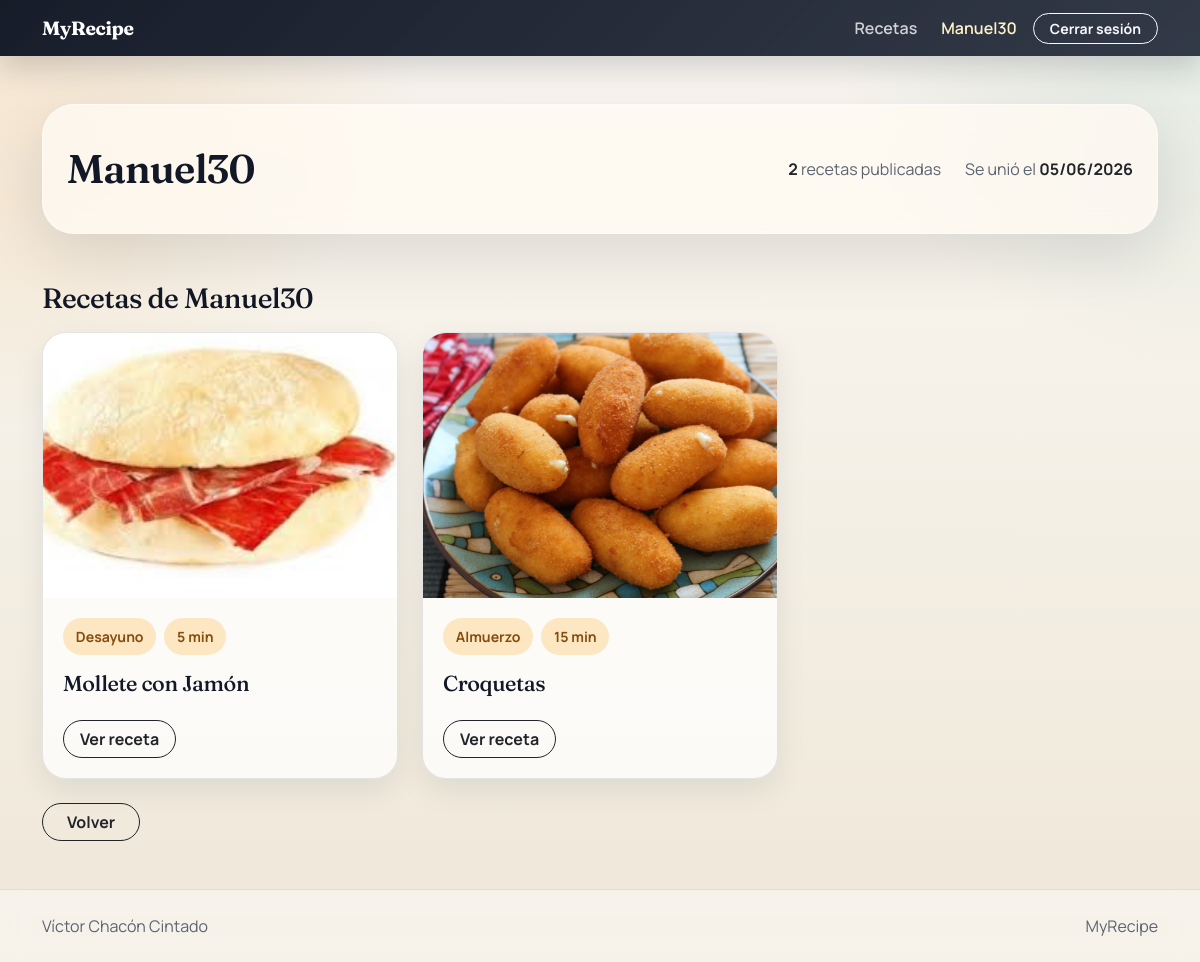
/perfil/Manuel30/ (signed in), run on the app's committed database.
### recetas/models.py (models this page shows, shortened)
class Receta(models.Model):
    titulo = models.CharField(max_length=200)
    ingredientes = models.TextField()
    pasos_elaboracion = models.TextField()
    tiempo_preparacion = models.PositiveIntegerField()
    categoria = models.ForeignKey(Categoria, on_delete=models.SET_NULL, null=True)
    autor = models.ForeignKey(settings.AUTH_USER_MODEL, on_delete=models.CASCADE)
    fecha_creacion = models.DateTimeField(auto_now_add=True)
    favoritos = models.ManyToManyField(settings.AUTH_USER_MODEL, related_name='recetas_favoritas', blank=True)
    imagen = models.ImageField(upload_to='recetas/')

class Categoria(models.Model):
    nombre = models.CharField(max_length=100)
    descripcion = models.TextField(blank=True, null=True)
    def __str__(self):
        return self.nombre

### recetas/views.py (the view)
# urls.py: path('perfil/<str:username>/', views.perfil_usuario, name='perfil_usuario'),
def perfil_usuario(request, username):
    from django.contrib.auth.models import User
    usuario = get_object_or_404(User, username=username)
    recetas = Receta.objects.filter(autor=usuario).select_related('categoria', 'autor').order_by('-fecha_creacion')
    return render(request, 'perfil.html', {'usuario': usuario, 'recetas': recetas})

### templates/perfil.html (shortened to what this page needs)
{% extends 'base.html' %}
{% block content %}
<section class="profile-shell mb-4 mb-lg-5">
    <div class="row g-4 align-items-center py-2 py-lg-3">
        <div class="col-lg-6">
            <h1 class="display-6 fw-semibold mb-0">{{ usuario.username }}</h1>
        </div>
        <div class="col-lg-6 text-lg-end muted-text">
            <div class="d-flex flex-column flex-lg-row justify-content-lg-end gap-2 gap-lg-4">
                <span><strong class="text-dark">{{ recetas|length }}</strong> recetas publicadas</span>
                <span>Se unió el <strong class="text-dark">{{ usuario.date_joined|date:"d/m/Y" }}</strong></span>
            </div>
        </div>
    </div>
</section>
<h2 class="section-title h3">Recetas de {{ usuario.username }}</h2>
{% if recetas %}
    <div class="row g-4">
        {% for receta in recetas %}
            <div class="col-md-6 col-xl-4">
                <article class="recipe-card">
                    {% if receta.imagen %}
                        <img class="recipe-card__image" src="{{ receta.imagen.url }}" alt="{{ receta.titulo }}">
                    {% endif %}
                    <div class="recipe-card__body d-flex flex-column gap-3">
                        <div>
                            <div class="d-flex flex-wrap gap-2 mb-3">
                                <span class="badge-soft">{{ receta.categoria|default:"Sin categoría" }}</span>
                                <span class="badge-soft">{{ receta.tiempo_preparacion }} min</span>
                            </div>
                            <h3 class="recipe-card__title h4">{{ receta.titulo }}</h3>
                        </div>
                        <a class="btn btn-outline-dark rounded-pill px-3 align-self-start" href="{% url 'detalle_receta' receta_id=receta.id %}">Ver receta</a>
                    </div>
                </article>
            </div>
        {% endfor %}
    </div>
{% else %}
    <div class="empty-state text-center">Este usuario no tiene recetas todavía.</div>
{% endif %}
<div class="mt-4">
    <a href="{% url 'lista_recetas' %}" class="btn btn-outline-dark rounded-pill px-4">Volver</a>
</div>
{% endblock %}

### templates/base.html (shortened to what this page needs)
{% load static %}
<!DOCTYPE html>
<html lang="es">
<head>
    <link href="https://cdn.jsdelivr.net/npm/bootstrap@5.3.3/dist/css/bootstrap.min.css" rel="stylesheet">
    <link rel="stylesheet" href="{% static 'css/styles.css' %}">
</head>
<body>
    <nav class="navbar navbar-expand-lg navbar-dark site-navbar sticky-top">
        <div class="container">
            <a class="navbar-brand brand-mark" href="{% url 'lista_recetas' %}">MyRecipe</a>
            <div class="collapse navbar-collapse" id="mainNav">
                <div class="navbar-nav ms-auto gap-lg-2 align-items-lg-center">
                    <a class="nav-link" href="{% url 'lista_recetas' %}">Recetas</a>
                    {% if user.is_authenticated %}
                        <a class="nav-link nav-link--profile" href="{% url 'perfil_usuario' username=user.username %}">{{ user.username }}</a>
                        <form method="POST" action="{% url 'logout' %}" class="d-lg-inline-block">
                            <button type="submit" class="btn btn-outline-light btn-sm rounded-pill px-3">Cerrar sesión</button>
                        </form>
                    {% else %}
                        <a class="nav-link" href="{% url 'login' %}">Iniciar sesión</a>
                        <a class="btn btn-brand btn-sm rounded-pill px-3" href="{% url 'registrar_usuario' %}">Crear cuenta</a>
                    {% endif %}
                </div>
            </div>
        </div>
    </nav>
    <main class="site-main">
        <div class="container py-4 py-lg-5">
            {% block content %}{% endblock %}
        </div>
    </main>
    <footer class="site-footer py-4">
        <div class="container d-flex flex-column flex-md-row justify-content-between align-items-md-center gap-2">
            <span>Víctor Chacón Cintado</span>
            <span>MyRecipe</span>
        </div>
    </footer>
</body>
</html>

### static/css/styles.css (style rules this page uses)
:root { --bg: #f5f1e8; --surface: #fffaf2; --surface-strong: #fff4e6; --ink: #121826; --muted: #5b6472; --line: rgba(18, 24, 38, 0.1); --accent: #d97706; --accent-strong: #b45309; --accent-soft: #fde7c2; --accent-2: #0f766e; --shadow: 0 20px 60px rgba(18, 24, 38, 0.12); }
html { scroll-behavior: smooth; }
body { min-height: 100vh; font-family: 'Manrope', sans-serif; color: var(--ink); background: radial-gradient(circle at top left, rgba(217, 119, 6, 0.18), transparent 28%), radial-gradient(circle at top right, rgba(15, 118, 110, 0.12), transparent 24%), linear-gradient(180deg, #fbf7ef 0%, #f5f1e8 42%, #efe7d8 100%); }
h1, h2, h3, h4, .brand-mark { font-family: 'Fraunces', serif; letter-spacing: -0.02em; }
.site-navbar { background: linear-gradient(135deg, rgba(18, 24, 38, 0.98), rgba(39, 46, 61, 0.94)); box-shadow: 0 12px 30px rgba(18, 24, 38, 0.18); backdrop-filter: blur(18px); }
.brand-mark { display: inline-flex; align-items: center; gap: 0.75rem; text-decoration: none; font-size: 1.2rem; font-weight: 700; }
.navbar-dark .nav-link { color: rgba(255, 255, 255, 0.78); font-weight: 600; }
.nav-link--profile { color: #fef3c7 !important; }
.site-main { position: relative; }
.site-main::before { content: ''; position: absolute; inset: 0; background: linear-gradient(180deg, rgba(255, 255, 255, 0.2), transparent 18%); pointer-events: none; }
.site-footer { color: var(--muted); border-top: 1px solid var(--line); background: rgba(255, 255, 255, 0.45); backdrop-filter: blur(12px); }
.hero-panel, .content-panel, .auth-shell, .form-shell, .detail-shell, .comment-shell, .profile-shell { position: relative; border: 1px solid rgba(255, 255, 255, 0.5); background: rgba(255, 250, 242, 0.78); backdrop-filter: blur(16px); border-radius: 2rem; box-shadow: var(--shadow); }
.muted-text { color: var(--muted); }
.search-panel, .info-panel, .recipe-card, .comment-item, .summary-card, .form-card { border: 1px solid var(--line); background: rgba(255, 255, 255, 0.76); border-radius: 1.5rem; box-shadow: 0 12px 30px rgba(18, 24, 38, 0.08); }
.recipe-card { overflow: hidden; height: 100%; transition: transform 180ms ease, box-shadow 180ms ease; }
.recipe-card__image { aspect-ratio: 4 / 3; object-fit: cover; width: 100%; }
.recipe-card__body { padding: 1.25rem; }
.recipe-card__title { font-size: 1.35rem; margin-bottom: 0.45rem; }
.badge-soft { display: inline-flex; align-items: center; padding: 0.5rem 0.8rem; border-radius: 999px; background: var(--accent-soft); color: #854d0e; font-weight: 700; font-size: 0.88rem; }
.content-panel, .detail-shell, .comment-shell, .profile-shell, .auth-shell, .form-shell { padding: 1.5rem; }
.section-title { margin-bottom: 1rem; }
button, .btn { font-weight: 700; }

### data on the page
Receta: imagen (picture), categoria "Desayuno", tiempo_preparacion "5", titulo "Mollete con Jamón"
Receta: imagen (picture), categoria "Almuerzo", tiempo_preparacion "15", titulo "Croquetas"

### other printed values
{{ user.username }} "Manuel30"
{{ usuario.username }} "Manuel30"
{{ recetas|length }} "2"
{{ usuario.date_joined|date:"d/m/Y" }} "05/06/2026"
